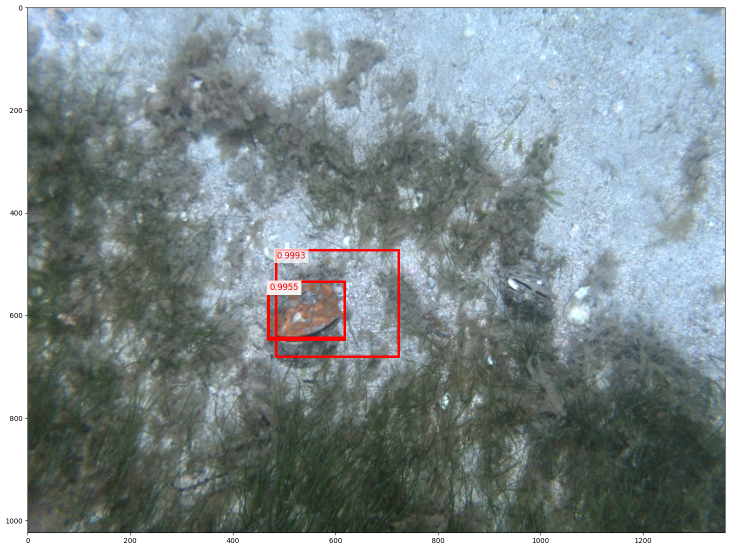
#> input picture examples/fp1.png, 1459 x 1099 px (shown at 1/2 size); its folder holds only this picture in this run
$ python -i resize_split.py   (imports and definitions only)
#> lines starting #> are read from the running program, lines starting #| are printed output that depends on the picture
import os
import glob
import random
import shutil
from PIL import Image, ImageOps
from consts import IMG_SIZE, CLASS_NAMES, base_path

SPLIT = 9 # 1/SPLIT fraction gets set as test set

# [41 lines left out: functions split_images, unsplit_images, not called in this run]

# split every x images
def resize_augment_images(src, dest, split=None, to_grey=False):
    if not os.path.exists(dest):
        os.mkdir(dest)
    if split:
        test_dest = dest + 'test/'
        train_dest = dest + 'train/'
        if not os.path.exists(test_dest):
            os.mkdir(test_dest)
        if not os.path.exists(train_dest):
            os.mkdir(train_dest)

    image_list = []
    names = []
    fnames = glob.glob(src + '*.*')
    random.shuffle(fnames)

    i = 0
    final_dest = dest

    for filename in fnames:
        im=Image.open(filename)
        new_im = im.resize((IMG_SIZE, IMG_SIZE))
        if to_grey:
            new_im = new_im.convert('LA')
        name = filename.split('/')[-1]
        name = name.split('.')[0]

        if split:
            if i % split == 0:
                final_dest = test_dest
            else:
                final_dest = train_dest
            i += 1

        for x in range(4):
            save_im = new_im.rotate(90*x)
            save_im.save(final_dest + name + '_' + str(x) + '.png')
        im_flip = ImageOps.flip(new_im)
        im_flip.save(final_dest + name + '_4' + '.png')
        im_mirror = ImageOps.mirror(new_im)
        im_mirror.save(final_dest + name + '_5' + '.png')

# [31 lines left out: functions resize_images, rename_files, not called in this run]

# [7 lines not run here, left out]


>>> import cv2
>>> picture = cv2.imread('examples/fp1.png', cv2.IMREAD_GRAYSCALE)
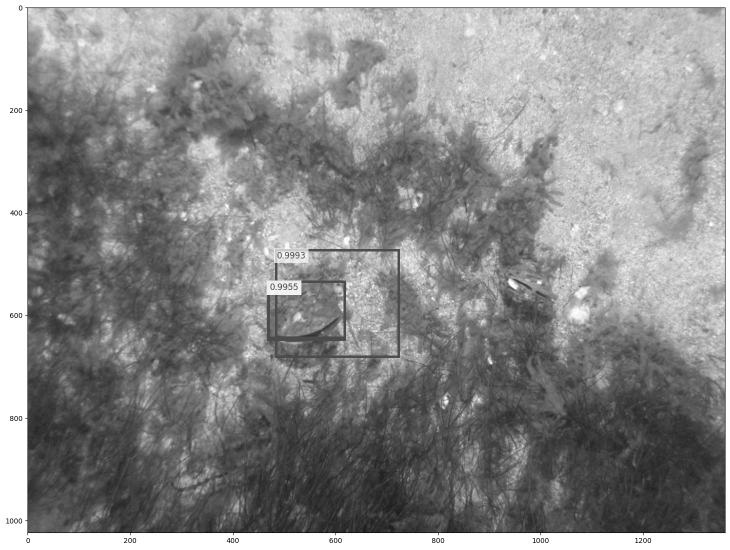
#> picture: shape (1099, 1459) (shown at 1/2 size); min 0, max 255, mean 138.1
>>> result = resize_augment_images(picture, 'out.png')
#> (the run stopped early here; a loop or call above may not have finished)

$ run again, on examples/fp2.png
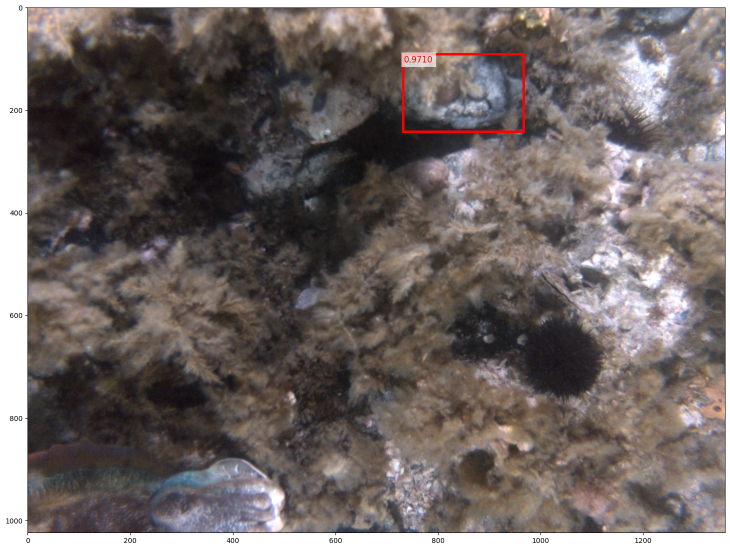
#> input picture examples/fp2.png, 1459 x 1099 px (shown at 1/2 size)
#> `picture = cv2.imread('examples/fp1.png', cv2.IMREAD_GRAYSCALE)`:
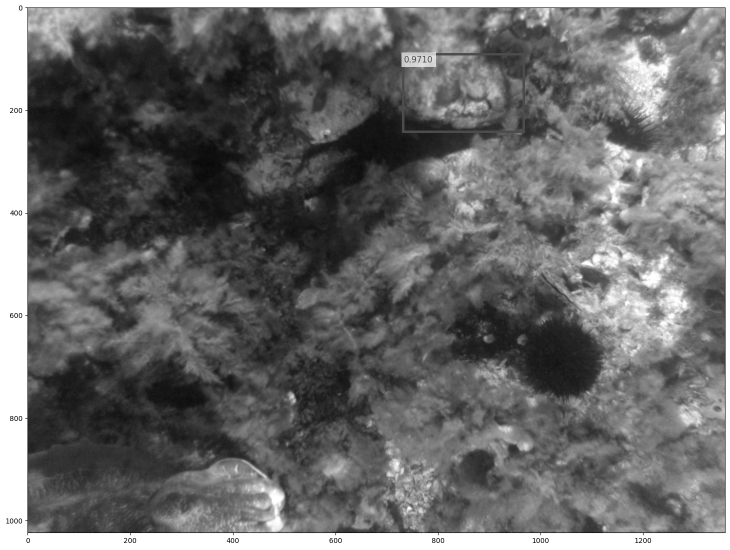
#> picture: shape (1099, 1459) (shown at 1/2 size); min 0, max 255, mean 104.5
